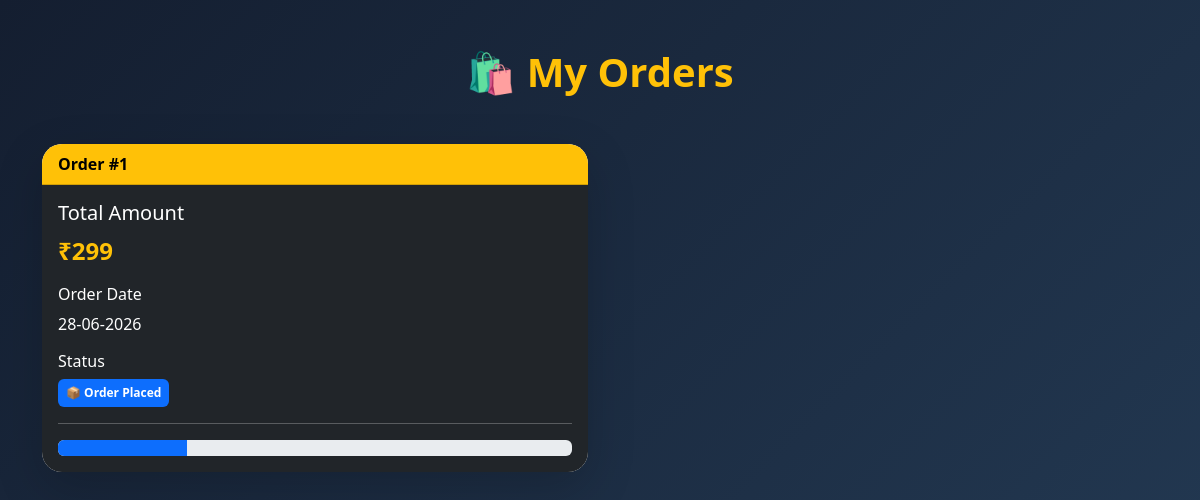
Before: /my_orders (signed in) with the older database file.
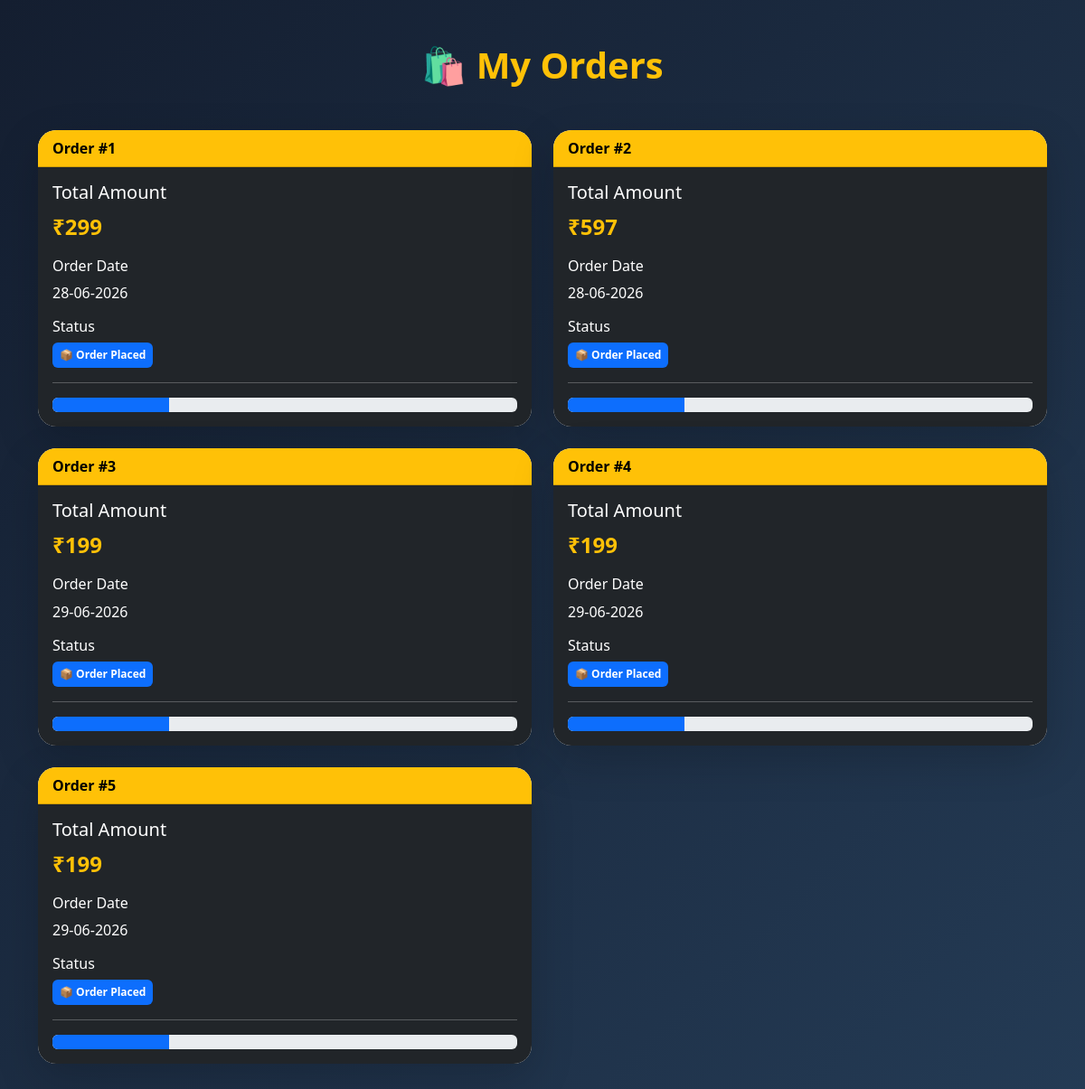
After: the same page with the newer database file.
### app.py (models this page shows)
class Order(db.Model):
    __tablename__ = "order"
    id = db.Column(
        db.Integer,
        primary_key=True
    )
    user_id = db.Column(
        db.Integer,
        nullable=False
    )
    fullname = db.Column(
        db.String(150),
        nullable=False
    )
    mobile = db.Column(
        db.String(20),
        nullable=False
    )
    address = db.Column(
        db.Text,
        nullable=False
    )
    city = db.Column(
        db.String(100),
        nullable=False
    )
    state = db.Column(
        db.String(100),
        nullable=False
    )
    pincode = db.Column(
        db.String(20),
        nullable=False
    )
    landmark = db.Column(
        db.String(200)
    )
    instructions = db.Column(
        db.Text
    )
    total = db.Column(
        db.Integer,
        nullable=False
    )
    status = db.Column(
        db.String(50),
        default="Order Placed"
    )
    payment_method = db.Column(
        db.String(50),
        nullable=False
    )
    payment_status = db.Column(
        db.String(50),
        default="Pending"
    )
    payment_id = db.Column(
        db.String(200)
    )
    created_at = db.Column(
        db.DateTime,
        default=datetime.utcnow
    )

### app.py (the view)
@app.route('/my_orders')
@login_required
def my_orders():
    orders = Order.query.filter_by(
        user_id=current_user.id
    ).all()
    return render_template(
        'my_orders.html',
        orders=orders
    )

### app.py (called while the page is built)
@login_manager.user_loader
def load_user(user_id):
    return User.query.get(int(user_id))

### templates/my_orders.html (shortened to what this page needs)
<!DOCTYPE html>
<html lang="en">
<head>
    <link href="https://cdn.jsdelivr.net/npm/bootstrap@5.3.3/dist/css/bootstrap.min.css"
          rel="stylesheet">
</head>
<body>
<div class="container py-5">
    <h1 class="text-center page-title mb-5">
        🛍 My Orders
    </h1>
    {% if orders %}
        <div class="row">
            {% for order in orders %}
            <div class="col-md-6 mb-4">
                <div class="card order-card shadow-lg">
                    <div class="card-header order-header">
                        Order #{{ order.id }}
                    </div>
                    <div class="card-body bg-dark text-white">
                        <h5>
                            Total Amount
                        </h5>
                        <p class="price">
                            ₹{{ order.total }}
                        </p>
                        <h6>
                            Order Date
                        </h6>
                        <p>
                            {% if order.created_at %}
                                {{ order.created_at.strftime('%d-%m-%Y') }}
                            {% else %}
                                N/A
                            {% endif %}
                        </p>
                        <h6>Status</h6>
                        {% if order.status == "Order Placed" %}
                        <span class="badge status-placed p-2">
                            📦 Order Placed
                        </span>
                        {% elif order.status == "Packed" %}
                        <span class="badge status-packed p-2">
                            📋 Packed
                        </span>
                        {% elif order.status == "Shipped" %}
                        <span class="badge status-shipped p-2">
                            🚚 Shipped
                        </span>
                        {% elif order.status == "Delivered" %}
                        <span class="badge status-delivered p-2">
                            ✅ Delivered
                        </span>
                        {% else %}
                        <span class="badge status-cancelled p-2">
                            ❌ Cancelled
                        </span>
                        {% endif %}
                        <hr>
                        <div class="progress mt-3">
                            {% if order.status == "Order Placed" %}
                            <div class="progress-bar bg-primary"
                                 style="width:25%">
                            </div>
                            {% elif order.status == "Packed" %}
                            <div class="progress-bar bg-warning"
                                 style="width:50%">
                            </div>
                            {% elif order.status == "Shipped" %}
                            <div class="progress-bar bg-info"
                                 style="width:75%">
                            </div>
                            {% elif order.status == "Delivered" %}
                            <div class="progress-bar bg-success"
                                 style="width:100%">
                            </div>
                            {% endif %}
                        </div>
                    </div>
                </div>
            </div>
            {% endfor %}
        </div>
    {% endif %}
</div>
</body>
</html>

Changed rows visible on the page:
added Order: id "2", total "597", created_at "28-06-2026", status "📦 Order Placed"
added Order: id "3", total "199", created_at "29-06-2026", status "📦 Order Placed"
added Order: id "4", total "199", created_at "29-06-2026", status "📦 Order Placed"
added Order: id "5", total "199", created_at "29-06-2026", status "📦 Order Placed"
